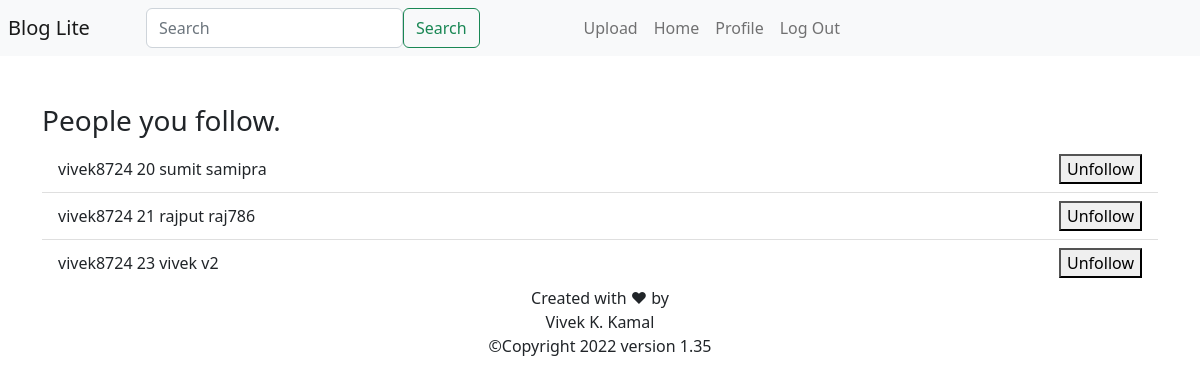
Page /following/vivek8724 (signed in) on the committed database.
### Website/app_models.py (models this page shows)
class User(db.Model, UserMixin):
    id = db.Column(db.Integer, primary_key=True)
    name = db.Column(db.String(20))
    user_name = db.Column(db.String(20), unique=True)
    password = db.Column(db.String(20))
    profile_pic = db.Column(db.LargeBinary)
    followers = db.relationship('Follower')
    followings = db.relationship('Following')

class Following(db.Model):
    id = db.Column(db.Integer, primary_key=True)
    user_id = db.Column(db.Integer, db.ForeignKey('user.id'))
    following_id = db.Column(db.Integer)

### Website/app_auth.py (the view)
@app_auth.route('/following/<user_name>', methods=['GET', 'POST'])
@login_required
def following(user_name):
    user = User.query.filter_by(user_name=user_name).first()
    return render_template('following_page.html', user=user)

### Website/__init__.py (called while the page is built)
def create_app():
    app = Flask(__name__)
    app.config['SECRET_KEY'] = "It's Vivek"
    app.config['SQLALCHEMY_DATABASE_URI'] = f'sqlite:///{DB_NAME}'
    db.init_app(app)
    login_manager = LoginManager()
    login_manager.login_view = 'app_auth.login'
    login_manager.login_message = u"Log in to access the page"
    login_manager.init_app(app)
    @login_manager.user_loader
    def load_user(id):
        return User.query.get(int(id))
    from .app_views import app_views
    from .app_auth import app_auth
    app.register_blueprint(app_views, url_prefix='/')
    app.register_blueprint(app_auth, url_index='/')
    from .app_models import User, Post, Like, Comment, Following, Follower
    with app.app_context():
        db.create_all()
    return app

### Website/Templates/following_page.html (shortened to what this page needs)
{% extends "app_base.html" %}
{% block content %}
<h3>People you follow.</h3>
<ul class="list-group list-group-flush" id="notes">
    {% for flwg in user.followings %}
    <li class="list-group-item d-flex justify-content-between align-items-center">
        {{ user.user_name }}
        {{ flwg.id }} {{ user.query.filter_by(id=flwg.following_id).first().name }}
        {{ user.query.filter_by(id=flwg.following_id).first().user_name }}
        <button type="button" onClick="unFollowFromFollowingPage('{{ flwg.id }}', '{{ user.user_name }}')">
            Unfollow
        </button>
    </li>
    {% endfor %}
</ul>
{% endblock %}

### rows in the picture
Following: id "20"
User: user_name "vivek8724"
User: query.filter_by "sumit", query.filter_by "samipra"
Following: id "21"
User: query.filter_by "rajput", query.filter_by "raj786"
Following: id "23"
User: query.filter_by "vivek", query.filter_by "v2"
